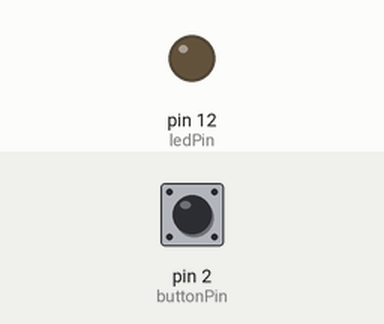
Recording of a sketch running on a simulated Arduino Uno, built with avr-gcc and run on an emulated ATmega328P. Parts: output pins drawn as LEDs (lit = HIGH). Dashed ring = blinking. The inputs (shaded band) are chosen by the test bench; at power-on: pin 2 (buttonPin) LOW.

Above: at 1.2 s.
1.3 s: pin 2 (buttonPin) pulled HIGH for 1 s
At 2.6 s:
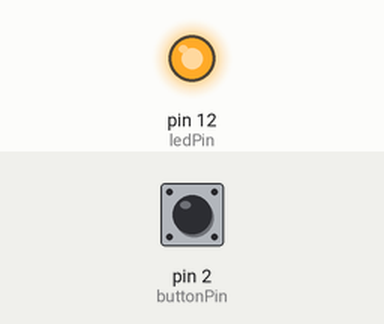
3.8 s: pin 2 (buttonPin) pulled HIGH for 3.2 s
At 4.1 s:
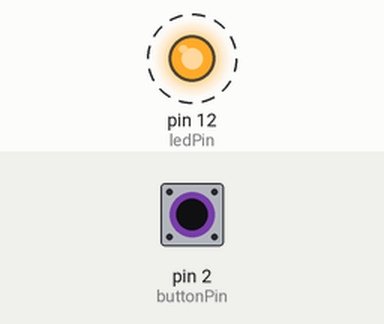
8.5 s: pin 2 (buttonPin) pulled HIGH for 0.25 s
At 9.8 s:
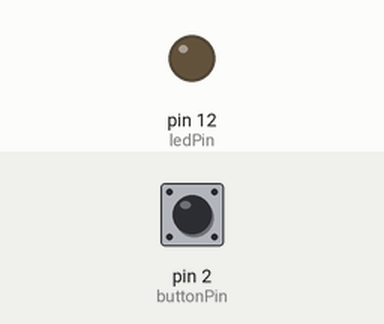
Timing chart, 0 to 11.5 s (numbered marks = the images above; inputs shaded):
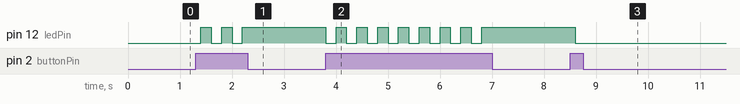

The sketch:

ButtonBlink.ino
```cpp
int ledPin = 12;
int buttonPin = 2;

int ledState = LOW;
int buttonPress;

void setup() {
  // put your setup code here, to run once:
  pinMode( ledPin, OUTPUT );
  pinMode( buttonPin, INPUT );
}

void loop() {
  // put your main code here, to run repeatedly:
  buttonPress = digitalRead(buttonPin);
  if( buttonPress == HIGH )
  {
    if( ledState == LOW )
    {
      digitalWrite(ledPin, HIGH);
      ledState = HIGH;
    }else if( ledState == HIGH )
    {
      digitalWrite(ledPin, LOW);
      ledState = LOW;
    }
  }
  delay(200);
}
```

Measured:
- after the input at 1.3 s, pin 12 (ledPin): alternates HIGH for 0.20 s and LOW for 0.20 s, 5 changes in all, then stays HIGH, starting after 0.10 s
- after the input at 3.8 s, pin 12 (ledPin): alternates HIGH for 0.20 s and LOW for 0.20 s, 16 changes in all, then stays HIGH, starting at once
- after the input at 8.5 s, pin 12 (ledPin): HIGH → LOW after 0.10 s
